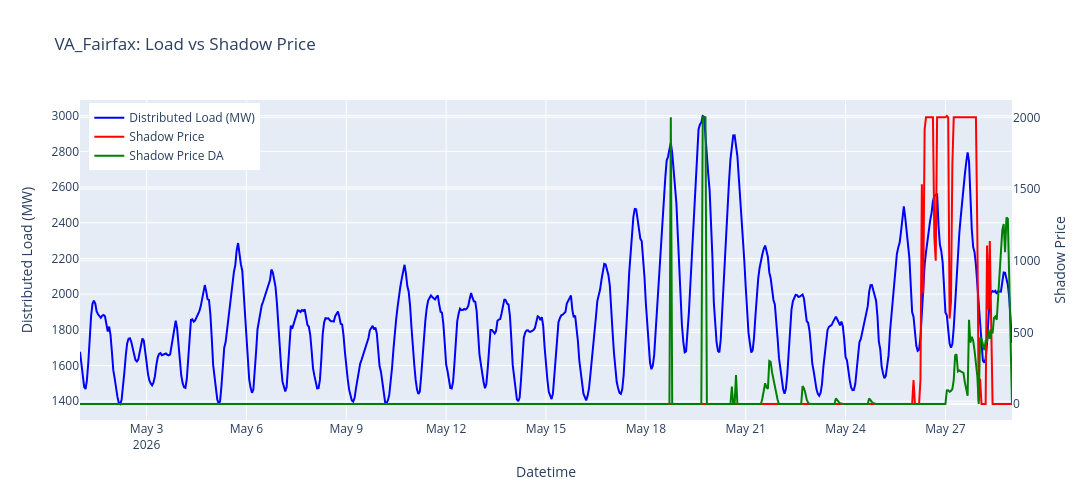

Notebook code cell kept with this figure:
### Code cell
df = county_load_shadow_price.copy()

node = "VA_Fairfax"

sub = df[df["county_name"] == node].copy()

# ensure datetime is sorted
sub["datetime_ending_ept"] = pd.to_datetime(sub["datetime_ending_ept"])
sub = sub.sort_values("datetime_ending_ept")

fig = go.Figure()

# Left y-axis: distributed load
fig.add_trace(
    go.Scatter(
        x=sub["datetime_ending_ept"],
        y=sub["distributed_load_mw"],
        name="Distributed Load (MW)",
        line=dict(color="blue"),
        yaxis="y1"
    )
)

# Right y-axis: shadow price
fig.add_trace(
    go.Scatter(
        x=sub["datetime_ending_ept"],
        y=sub["shadow_price"],
        name="Shadow Price",
        line=dict(color="red"),
        yaxis="y2"
    )
)

fig.add_trace(
    go.Scatter(
        x=sub["datetime_ending_ept"],
        y=sub["shadow_price_DA"],
        name="Shadow Price DA",
        line=dict(color="green"),
        yaxis="y2"
    )
)

# Layout with dual axis
fig.update_layout(
    title=f"{node}: Load vs Shadow Price",
    xaxis=dict(title="Datetime"),
    
    yaxis=dict(
        title="Distributed Load (MW)",
        side="left"
    ),
    
    yaxis2=dict(
        title="Shadow Price",
        overlaying="y",
        side="right"
    ),
    
    legend=dict(x=0.01, y=0.99),
    height=500,
    width=2000
)

fig.show()

### Figure 1 — Plotly figure (JSON) as saved in the notebook; plotly's stock layout.template omitted (floating-point values rounded to 4 significant figures; data arrays with more than 128 entries replaced by an {"elided": "..."} marker saying what was removed)
{"data": [{"line": {"color": "blue"}, "name": "Distributed Load (MW)", "type": "scatter", "x": {"elided": "673 str values"}, "y": {"elided": "673 float values"}, "yaxis": "y"}, {"line": {"color": "red"}, "name": "Shadow Price", "type": "scatter", "x": {"elided": "673 str values"}, "y": {"elided": "673 float values"}, "yaxis": "y2"}, {"line": {"color": "green"}, "name": "Shadow Price DA", "type": "scatter", "x": {"elided": "673 str values"}, "y": {"elided": "673 float values"}, "yaxis": "y2"}], "layout": {"height": 500, "legend": {"x": 0.01, "y": 0.99}, "title": {"text": "VA_Fairfax: Load vs Shadow Price"}, "width": 2000, "xaxis": {"title": {"text": "Datetime"}}, "yaxis": {"side": "left", "title": {"text": "Distributed Load (MW)"}}, "yaxis2": {"overlaying": "y", "side": "right", "title": {"text": "Shadow Price"}}}}
